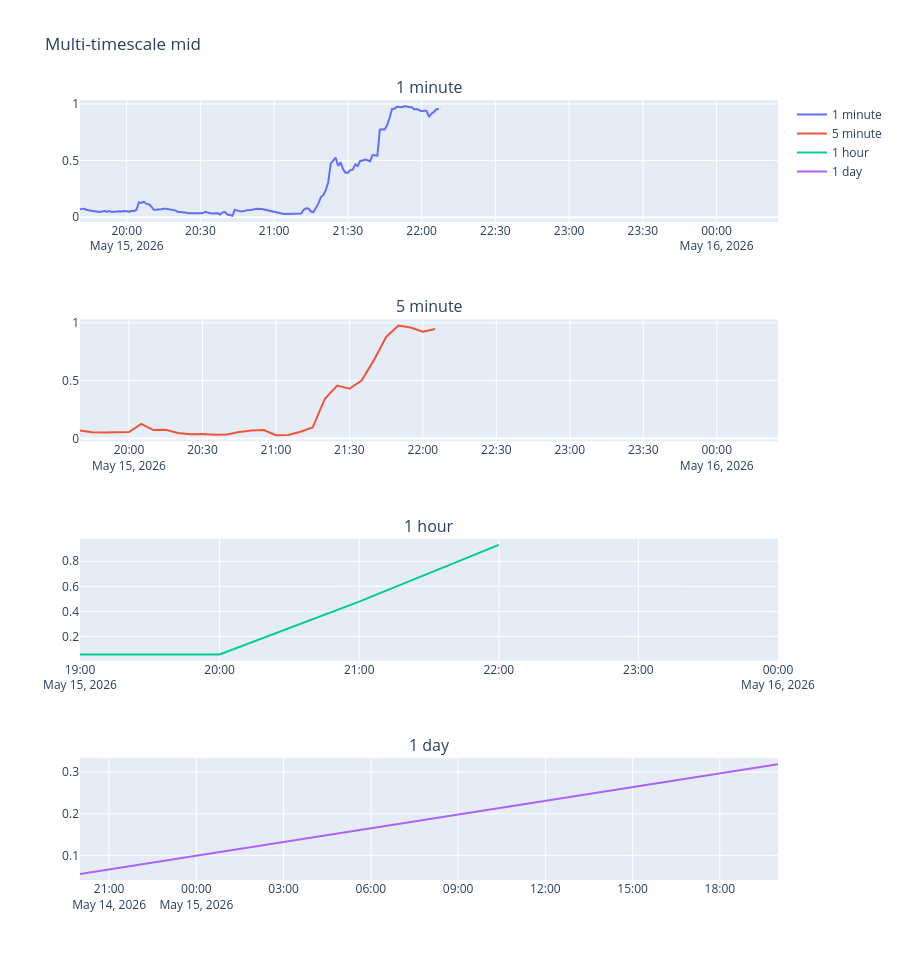

Notebook cell for this chart:
### Markdown cell above
## Section 5: Pick a market and look at it

### Code cell
# Pick the market with the most top-of-book changes
most_active = movement.sort_values("distinct_top_bids", ascending=False).iloc[0]
market_id = most_active["market_id"]
print(
    f"Most active market: {market_id} (venue={most_active['venue']}, snapshots={most_active['snapshots']}, distinct_top_bids={most_active['distinct_top_bids']})"
)

aggs = multi_timescale_aggregation(con, market_id)
plot_multi_timescale_overlay(aggs)

### Figure 1 — Plotly figure (JSON) as saved in the notebook; plotly's stock layout.template omitted (floating-point values rounded to 4 significant figures; data arrays with more than 128 entries replaced by an {"elided": "..."} marker saying what was removed)
{"data": [{"mode": "lines", "name": "1 minute", "x": {"elided": "266 str values"}, "y": {"elided": "266 float values"}, "type": "scatter", "xaxis": "x", "yaxis": "y"}, {"mode": "lines", "name": "5 minute", "x": ["2026-05-15T19:40:00.000000", "2026-05-15T19:45:00.000000", "2026-05-15T19:50:00.000000", "2026-05-15T19:55:00.000000", "2026-05-15T20:00:00.000000", "2026-05-15T20:05:00.000000", "2026-05-15T20:10:00.000000", "2026-05-15T20:15:00.000000", "2026-05-15T20:20:00.000000", "2026-05-15T20:25:00.000000", "2026-05-15T20:30:00.000000", "2026-05-15T20:35:00.000000", "2026-05-15T20:40:00.000000", "2026-05-15T20:45:00.000000", "2026-05-15T20:50:00.000000", "2026-05-15T20:55:00.000000", "2026-05-15T21:00:00.000000", "2026-05-15T21:05:00.000000", "2026-05-15T21:10:00.000000", "2026-05-15T21:15:00.000000", "2026-05-15T21:20:00.000000", "2026-05-15T21:25:00.000000", "2026-05-15T21:30:00.000000", "2026-05-15T21:35:00.000000", "2026-05-15T21:40:00.000000", "2026-05-15T21:45:00.000000", "2026-05-15T21:50:00.000000", "2026-05-15T21:55:00.000000", "2026-05-15T22:00:00.000000", "2026-05-15T22:05:00.000000", "2026-05-15T22:10:00.000000", "2026-05-15T22:20:00.000000", "2026-05-15T22:25:00.000000", "2026-05-15T22:30:00.000000", "2026-05-15T22:35:00.000000", "2026-05-15T22:40:00.000000", "2026-05-15T22:45:00.000000", "2026-05-15T22:50:00.000000", "2026-05-15T22:55:00.000000", "2026-05-15T23:00:00.000000", "2026-05-15T23:05:00.000000", "2026-05-15T23:10:00.000000", "2026-05-15T23:15:00.000000", "2026-05-15T23:20:00.000000", "2026-05-15T23:25:00.000000", "2026-05-15T23:30:00.000000", "2026-05-15T23:35:00.000000", "2026-05-15T23:40:00.000000", "2026-05-15T23:45:00.000000", "2026-05-15T23:50:00.000000", "2026-05-15T23:55:00.000000", "2026-05-16T00:00:00.000000", "2026-05-16T00:05:00.000000", "2026-05-16T00:10:00.000000", "2026-05-16T00:15:00.000000", "2026-05-16T00:20:00.000000", "2026-05-16T00:25:00.000000"], "y": [0.06906, 0.0535, 0.0505, 0.052, 0.05525, 0.1258, 0.072, 0.075, 0.04605, 0.0353, 0.0382, 0.03252, 0.03347, 0.05593, 0.06875, 0.073, 0.02813, 0.02912, 0.05733, 0.09565, 0.3435, 0.4563, 0.4297, 0.5005, 0.6769, 0.8772, 0.9767, 0.9592, 0.9229, 0.9455, NaN, NaN, NaN, NaN, NaN, NaN, NaN, NaN, NaN, NaN, NaN, NaN, NaN, NaN, NaN, NaN, NaN, NaN, NaN, NaN, NaN, NaN, NaN, NaN, NaN, NaN, NaN], "type": "scatter", "xaxis": "x2", "yaxis": "y2"}, {"mode": "lines", "name": "1 hour", "x": ["2026-05-15T19:00:00.000000", "2026-05-15T20:00:00.000000", "2026-05-15T21:00:00.000000", "2026-05-15T22:00:00.000000", "2026-05-15T23:00:00.000000", "2026-05-16T00:00:00.000000"], "y": [0.05559, 0.05681, 0.4775, 0.9309, NaN, NaN], "type": "scatter", "xaxis": "x3", "yaxis": "y3"}, {"mode": "lines", "name": "1 day", "x": ["2026-05-14T20:00:00.000000", "2026-05-15T20:00:00.000000"], "y": [0.05559, 0.3191], "type": "scatter", "xaxis": "x4", "yaxis": "y4"}], "layout": {"xaxis": {"anchor": "y", "domain": [0.0, 1.0]}, "yaxis": {"anchor": "x", "domain": [0.8438, 1.0]}, "xaxis2": {"anchor": "y2", "domain": [0.0, 1.0]}, "yaxis2": {"anchor": "x2", "domain": [0.5625, 0.7188]}, "xaxis3": {"anchor": "y3", "domain": [0.0, 1.0]}, "yaxis3": {"anchor": "x3", "domain": [0.2812, 0.4375]}, "xaxis4": {"anchor": "y4", "domain": [0.0, 1.0]}, "yaxis4": {"anchor": "x4", "domain": [0.0, 0.1562]}, "annotations": [{"font": {"size": 16}, "showarrow": false, "text": "1 minute", "x": 0.5, "xanchor": "center", "xref": "paper", "y": 1.0, "yanchor": "bottom", "yref": "paper"}, {"font": {"size": 16}, "showarrow": false, "text": "5 minute", "x": 0.5, "xanchor": "center", "xref": "paper", "y": 0.7188, "yanchor": "bottom", "yref": "paper"}, {"font": {"size": 16}, "showarrow": false, "text": "1 hour", "x": 0.5, "xanchor": "center", "xref": "paper", "y": 0.4375, "yanchor": "bottom", "yref": "paper"}, {"font": {"size": 16}, "showarrow": false, "text": "1 day", "x": 0.5, "xanchor": "center", "xref": "paper", "y": 0.1562, "yanchor": "bottom", "yref": "paper"}], "title": {"text": "Multi-timescale mid"}, "height": 960}}
